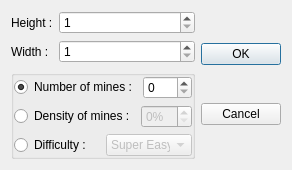
<?xml version="1.0" encoding="UTF-8"?>
<ui version="4.0">
 <class>CustomGameParamWindow</class>
 <widget class="QDialog" name="CustomGameParamWindow">
  <property name="geometry">
   <rect>
    <x>0</x>
    <y>0</y>
    <width>276</width>
    <height>170</height>
   </rect>
  </property>
  <property name="windowTitle">
   <string>CustomGameParamWindow</string>
  </property>
  <property name="locale">
   <locale language="English" country="Canada"/>
  </property>
  <layout class="QGridLayout" name="gridLayout">
   <item row="0" column="2" rowspan="2">
    <layout class="QVBoxLayout" name="verticalLayout_3">
     <item>
      <widget class="QPushButton" name="okButton">
       <property name="text">
        <string>OK</string>
       </property>
      </widget>
     </item>
     <item>
      <widget class="QPushButton" name="cancelButton">
       <property name="text">
        <string>Cancel</string>
       </property>
      </widget>
     </item>
    </layout>
   </item>
   <item row="0" column="0">
    <layout class="QFormLayout" name="formLayout">
     <item row="0" column="0">
      <widget class="QLabel" name="label">
       <property name="text">
        <string>Height :</string>
       </property>
      </widget>
     </item>
     <item row="0" column="1">
      <widget class="QSpinBox" name="heightSpinBox">
       <property name="minimum">
        <number>1</number>
       </property>
       <property name="maximum">
        <number>18</number>
       </property>
      </widget>
     </item>
     <item row="1" column="0">
      <widget class="QLabel" name="label_2">
       <property name="text">
        <string>Width :</string>
       </property>
      </widget>
     </item>
     <item row="1" column="1">
      <widget class="QSpinBox" name="widthSpinBox">
       <property name="minimum">
        <number>1</number>
       </property>
       <property name="maximum">
        <number>78</number>
       </property>
      </widget>
     </item>
    </layout>
   </item>
   <item row="1" column="0">
    <widget class="QGroupBox" name="groupBox">
     <property name="title">
      <string/>
     </property>
     <property name="flat">
      <bool>true</bool>
     </property>
     <layout class="QVBoxLayout" name="verticalLayout">
      <property name="leftMargin">
       <number>0</number>
      </property>
      <property name="topMargin">
       <number>0</number>
      </property>
      <property name="rightMargin">
       <number>0</number>
      </property>
      <property name="bottomMargin">
       <number>0</number>
      </property>
      <item>
       <layout class="QHBoxLayout" name="horizontalLayout_2">
        <item>
         <widget class="QRadioButton" name="nbMinesRadioButton">
          <property name="text">
           <string>Number of mines :</string>
          </property>
          <property name="checked">
           <bool>true</bool>
          </property>
          <attribute name="buttonGroup">
           <string notr="true">methodButtonGroup</string>
          </attribute>
         </widget>
        </item>
        <item>
         <widget class="QSpinBox" name="nbMinesSpinBox"/>
        </item>
       </layout>
      </item>
      <item>
       <layout class="QHBoxLayout" name="horizontalLayout_3">
        <item>
         <widget class="QRadioButton" name="densityRadioButton">
          <property name="text">
           <string>Density of mines :</string>
          </property>
          <attribute name="buttonGroup">
           <string notr="true">methodButtonGroup</string>
          </attribute>
         </widget>
        </item>
        <item>
         <widget class="QSpinBox" name="densitySpinBox">
          <property name="enabled">
           <bool>false</bool>
          </property>
          <property name="suffix">
           <string>%</string>
          </property>
         </widget>
        </item>
       </layout>
      </item>
      <item>
       <layout class="QHBoxLayout" name="horizontalLayout_4">
        <item>
         <widget class="QRadioButton" name="difficultyRadioButton">
          <property name="text">
           <string>Difficulty :</string>
          </property>
          <attribute name="buttonGroup">
           <string notr="true">methodButtonGroup</string>
          </attribute>
         </widget>
        </item>
        <item>
         <widget class="QComboBox" name="difficultyComboBox">
          <property name="enabled">
           <bool>false</bool>
          </property>
          <property name="sizeAdjustPolicy">
           <enum>QComboBox::AdjustToMinimumContentsLength</enum>
          </property>
          <item>
           <property name="text">
            <string>Super Easy</string>
           </property>
          </item>
          <item>
           <property name="text">
            <string>Easy</string>
           </property>
          </item>
          <item>
           <property name="text">
            <string>Medium</string>
           </property>
          </item>
          <item>
           <property name="text">
            <string>Hard</string>
           </property>
          </item>
          <item>
           <property name="text">
            <string>Super Hard</string>
           </property>
          </item>
         </widget>
        </item>
       </layout>
      </item>
     </layout>
    </widget>
   </item>
  </layout>
 </widget>
 <layoutdefault spacing="6" margin="11"/>
 <resources/>
 <connections>
  <connection>
   <sender>okButton</sender>
   <signal>clicked()</signal>
   <receiver>CustomGameParamWindow</receiver>
   <slot>accept()</slot>
   <hints>
    <hint type="sourcelabel">
     <x>225</x>
     <y>59</y>
    </hint>
    <hint type="destinationlabel">
     <x>390</x>
     <y>63</y>
    </hint>
   </hints>
  </connection>
  <connection>
   <sender>cancelButton</sender>
   <signal>clicked()</signal>
   <receiver>CustomGameParamWindow</receiver>
   <slot>reject()</slot>
   <hints>
    <hint type="sourcelabel">
     <x>230</x>
     <y>123</y>
    </hint>
    <hint type="destinationlabel">
     <x>337</x>
     <y>126</y>
    </hint>
   </hints>
  </connection>
 </connections>
 <buttongroups>
  <buttongroup name="methodButtonGroup"/>
 </buttongroups>
</ui>
